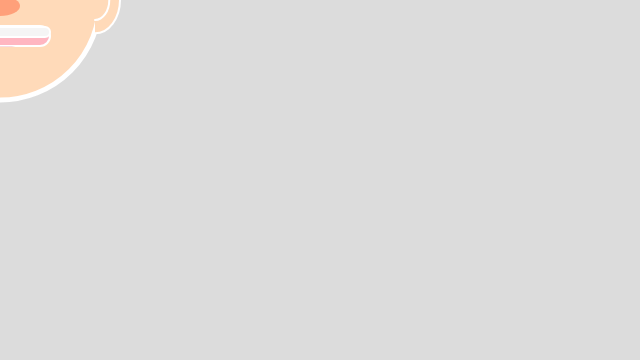
Frame 1 (no input)
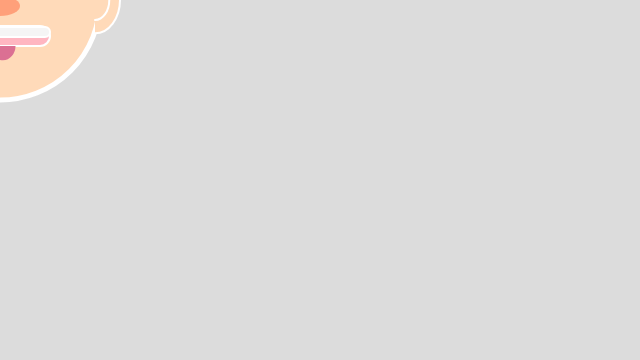
Frame 60 (no input)
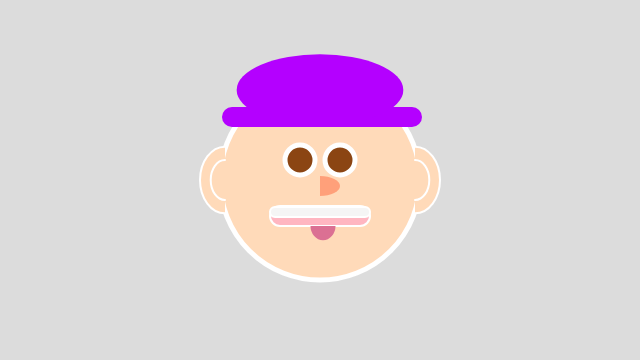
Frame 120 (the mouse pressed at the canvas centre since frame 60)

The p5.js sketch that drew these frames (run headless with seeded random() and noise() and a simulated clock; from frame 60 on, the mouse is pressed at the canvas centre):

// p5.js sketch
// ── sketch.js
/* self potrait with variables 
by valentina
2.11.2020

*/
 //global scope

var x= 320; //origin for face
var y=180; 


// size variables
var s = 200; // size of the face
var eyeSize = 30;

function setup(){
	//setup scope
	createCanvas(640,360);
}

function draw() {
	//draw scope
	background(220);

	var x = pmouseX;
	var y = pmouseY;

	var v = min(200, frameCount * 4);

	//shapes with xy coordinate + size

	fill('PEACHPUFF');
	stroke('white');
	strokeWeight(5)
	ellipse(x, y, s); //face area 
	// x++;

	fill('SADDLEBROWN')
	stroke('white')
	ellipse(x-20, y- 20, eyeSize); //left eye
	ellipse(x+20,y-20, eyeSize); //right eye

	//mouth
	fill('LIGHTPINK');
	stroke('white');
	strokeWeight(2)
	rect(x-s/4, y+26, s/2, s/10, s/20);

	fill('WHITESMOKE');
    rect(x-s/4,y+27, s/2, s/20, s/40);

	
//right ear
	fill('PEACHPUFF');
	stroke('white');
	arc(x+ 95,y,s/4,s/3,-HALF_PI,HALF_PI);
	arc(x+95,y,s/7,s/5,-HALF_PI,HALF_PI);

//left ear
	arc(x-95,y,s/4,s/3, HALF_PI,-HALF_PI);
	arc(x-95,y,s/7,s/5, HALF_PI, -HALF_PI);


	//SHAPES THAT ARE ONLY XY POINTS

//nouse
	fill('LIGHTSALMON');
	noStroke();
	arc(x,y+ 6,s/5,s/10,-HALF_PI,HALF_PI);

//tongue
	fill('PALEVIOLETRED',);
	arc(x+3, y+46,s/8,v/7, s-200, PI);


  //Hat
  	x = mouseX;
	y = mouseY;
  fill(mouseY,0,mouseX);
	strokeWeight(2)
	rect(x-98,y-73,s/1,s/10,s/10);
	arc(x, y-90, s/1.2, s/2.8, s-200, TWO_PI);
	//s++;

   
}
